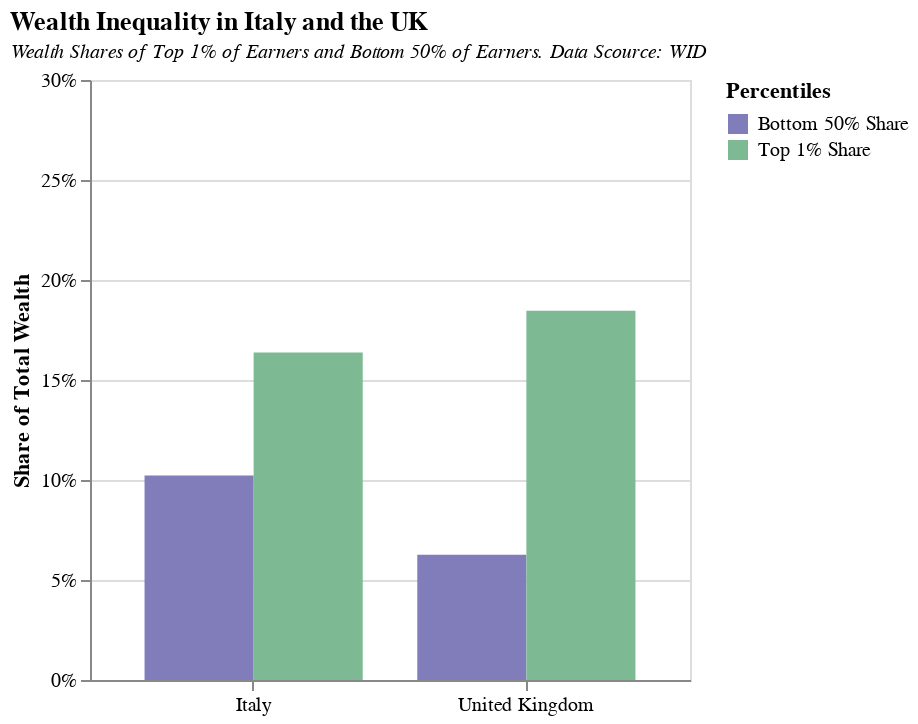

This figure's Vega-Lite source:
### Vega-Lite specification from a JSON file in a GitHub repository (floating-point values rounded to 4 significant figures)
{"$schema": "https://vega.github.io/schema/vega-lite/v5.json", "title": {"text": "Wealth Inequality in Italy and the UK", "subtitle": "Wealth Shares of Top 1% of Earners and Bottom 50% of Earners. Data Scource: WID", "subtitleFontStyle": "italic", "subtitleFontSize": 10, "anchor": "start", "color": "black"}, "data": {"values": [{"Country": "Italy", "Year": "1995", "Bottom 50% Share": 0.1022, "Top 1% Share": 0.1637}, {"Country": "Italy", "Year": "1996", "Bottom 50% Share": 0.0994, "Top 1% Share": 0.1657}, {"Country": "Italy", "Year": "1997", "Bottom 50% Share": 0.0967, "Top 1% Share": 0.1677}, {"Country": "Italy", "Year": "1998", "Bottom 50% Share": 0.0939, "Top 1% Share": 0.1708}, {"Country": "Italy", "Year": "1999", "Bottom 50% Share": 0.0903, "Top 1% Share": 0.1763}, {"Country": "Italy", "Year": "2000", "Bottom 50% Share": 0.0862, "Top 1% Share": 0.1854}, {"Country": "Italy", "Year": "2001", "Bottom 50% Share": 0.0748, "Top 1% Share": 0.201}, {"Country": "Italy", "Year": "2002", "Bottom 50% Share": 0.0629, "Top 1% Share": 0.2134}, {"Country": "Italy", "Year": "2003", "Bottom 50% Share": 0.0667, "Top 1% Share": 0.2089}, {"Country": "Italy", "Year": "2004", "Bottom 50% Share": 0.0703, "Top 1% Share": 0.2069}, {"Country": "Italy", "Year": "2005", "Bottom 50% Share": 0.0642, "Top 1% Share": 0.2123}, {"Country": "Italy", "Year": "2006", "Bottom 50% Share": 0.0575, "Top 1% Share": 0.2183}, {"Country": "Italy", "Year": "2007", "Bottom 50% Share": 0.0514, "Top 1% Share": 0.2109}, {"Country": "Italy", "Year": "2008", "Bottom 50% Share": 0.0451, "Top 1% Share": 0.2061}, {"Country": "Italy", "Year": "2009", "Bottom 50% Share": 0.0377, "Top 1% Share": 0.2076}, {"Country": "Italy", "Year": "2010", "Bottom 50% Share": 0.0296, "Top 1% Share": 0.2197}, {"Country": "Italy", "Year": "2011", "Bottom 50% Share": 0.0233, "Top 1% Share": 0.2212}, {"Country": "Italy", "Year": "2012", "Bottom 50% Share": 0.0164, "Top 1% Share": 0.2355}, {"Country": "Italy", "Year": "2013", "Bottom 50% Share": 0.021, "Top 1% Share": 0.234}, {"Country": "Italy", "Year": "2014", "Bottom 50% Share": 0.0247, "Top 1% Share": 0.2551}, {"Country": "Italy", "Year": "2015", "Bottom 50% Share": 0.0256, "Top 1% Share": 0.2247}, {"Country": "Italy", "Year": "2016", "Bottom 50% Share": 0.0254, "Top 1% Share": 0.22}, {"Country": "Italy", "Year": "2017", "Bottom 50% Share": 0.0253, "Top 1% Share": 0.2211}, {"Country": "Italy", "Year": "2018", "Bottom 50% Share": 0.0253, "Top 1% Share": 0.221}, {"Country": "Italy", "Year": "2019", "Bottom 50% Share": 0.0253, "Top 1% Share": 0.2209}, {"Country": "Italy", "Year": "2020", "Bottom 50% Share": 0.0253, "Top 1% Share": 0.2209}, {"Country": "Italy", "Year": "2021", "Bottom 50% Share": 0.0253, "Top 1% Share": 0.2209}, {"Country": "United Kingdom", "Year": "1995", "Bottom 50% Share": 0.0626, "Top 1% Share": 0.1846}, {"Country": "United Kingdom", "Year": "1996", "Bottom 50% Share": 0.0506, "Top 1% Share": 0.1888}, {"Country": "United Kingdom", "Year": "1997", "Bottom 50% Share": 0.0428, "Top 1% Share": 0.2072}, {"Country": "United Kingdom", "Year": "1998", "Bottom 50% Share": 0.0444, "Top 1% Share": 0.2119}, {"Country": "United Kingdom", "Year": "1999", "Bottom 50% Share": 0.0512, "Top 1% Share": 0.2042}, {"Country": "United Kingdom", "Year": "2000", "Bottom 50% Share": 0.0498, "Top 1% Share": 0.2034}, {"Country": "United Kingdom", "Year": "2001", "Bottom 50% Share": 0.0515, "Top 1% Share": 0.2041}, {"Country": "United Kingdom", "Year": "2002", "Bottom 50% Share": 0.0502, "Top 1% Share": 0.1997}, {"Country": "United Kingdom", "Year": "2003", "Bottom 50% Share": 0.0532, "Top 1% Share": 0.1875}, {"Country": "United Kingdom", "Year": "2004", "Bottom 50% Share": 0.0573, "Top 1% Share": 0.1936}, {"Country": "United Kingdom", "Year": "2005", "Bottom 50% Share": 0.0571, "Top 1% Share": 0.2022}, {"Country": "United Kingdom", "Year": "2006", "Bottom 50% Share": 0.056, "Top 1% Share": 0.2058}, {"Country": "United Kingdom", "Year": "2007", "Bottom 50% Share": 0.0601, "Top 1% Share": 0.2066}, {"Country": "United Kingdom", "Year": "2008", "Bottom 50% Share": 0.0631, "Top 1% Share": 0.202}, {"Country": "United Kingdom", "Year": "2009", "Bottom 50% Share": 0.0482, "Top 1% Share": 0.2001}, {"Country": "United Kingdom", "Year": "2010", "Bottom 50% Share": 0.0495, "Top 1% Share": 0.1998}, {"Country": "United Kingdom", "Year": "2011", "Bottom 50% Share": 0.0422, "Top 1% Share": 0.2018}, {"Country": "United Kingdom", "Year": "2012", "Bottom 50% Share": 0.0447, "Top 1% Share": 0.2071}, {"Country": "United Kingdom", "Year": "2013", "Bottom 50% Share": 0.0427, "Top 1% Share": 0.2258}, {"Country": "United Kingdom", "Year": "2014", "Bottom 50% Share": 0.0392, "Top 1% Share": 0.2261}, {"Country": "United Kingdom", "Year": "2015", "Bottom 50% Share": 0.0453, "Top 1% Share": 0.2148}, {"Country": "United Kingdom", "Year": "2016", "Bottom 50% Share": 0.0439, "Top 1% Share": 0.2125}, {"Country": "United Kingdom", "Year": "2017", "Bottom 50% Share": 0.0428, "Top 1% Share": 0.2114}, {"Country": "United Kingdom", "Year": "2018", "Bottom 50% Share": 0.0465, "Top 1% Share": 0.2124}, {"Country": "United Kingdom", "Year": "2019", "Bottom 50% Share": 0.0465, "Top 1% Share": 0.2111}, {"Country": "United Kingdom", "Year": "2020", "Bottom 50% Share": 0.0466, "Top 1% Share": 0.21}, {"Country": "United Kingdom", "Year": "2021", "Bottom 50% Share": 0.0464, "Top 1% Share": 0.213}]}, "transform": [{"filter": "toNumber(datum.Year) == minYear"}], "height": 300, "width": 300, "params": [{"name": "minYear", "value": 1995, "bind": {"input": "range", "min": 1995, "max": 2021, "step": 1, "name": "Year:"}}], "repeat": {"layer": ["Bottom 50% Share", "Top 1% Share"]}, "spec": {"mark": "bar", "encoding": {"x": {"field": "Country", "type": "nominal", "axis": {"title": null, "labelAngle": 0}}, "y": {"field": {"repeat": "layer"}, "type": "quantitative", "title": "Share of Total Wealth", "axis": {"format": "%"}, "stack": false, "scale": {"domain": [0, 0.3]}}, "color": {"datum": {"repeat": "layer"}, "title": "Percentiles", "scale": {"range": ["#807dba", "#7dba94"]}}, "xOffset": {"datum": {"repeat": "layer"}}}}, "config": {"mark": {"invalid": null}}}
